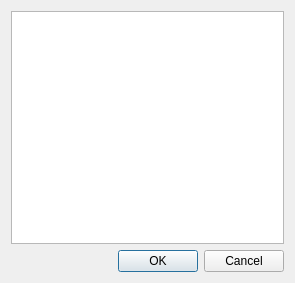
<?xml version="1.0" encoding="UTF-8"?>
<ui version="4.0">
    <class>LookupValueSelector</class>
    <widget class="QDialog" name="LookupValueSelector">
        <property name="geometry">
            <rect>
                <x>0</x>
                <y>0</y>
                <width>295</width>
                <height>283</height>
            </rect>
        </property>
        <property name="windowTitle">
            <string>Lookup Entity Code Selector</string>
        </property>
        <layout class="QVBoxLayout" name="verticalLayout">
            <item>
                <layout class="QVBoxLayout" name="notice_bar"/>
            </item>
            <item>
                <widget class="QTreeView" name="value_list_box">
                    <property name="editTriggers">
                        <set>QAbstractItemView::NoEditTriggers</set>
                    </property>
                    <property name="alternatingRowColors">
                        <bool>true</bool>
                    </property>
                    <property name="rootIsDecorated">
                        <bool>false</bool>
                    </property>
                    <property name="uniformRowHeights">
                        <bool>true</bool>
                    </property>
                </widget>
            </item>
            <item>
                <widget class="QDialogButtonBox" name="buttonBox">
                    <property name="orientation">
                        <enum>Qt::Horizontal</enum>
                    </property>
                    <property name="standardButtons">
                        <set>QDialogButtonBox::Cancel|QDialogButtonBox::Ok</set>
                    </property>
                </widget>
            </item>
        </layout>
    </widget>
    <resources/>
    <connections>
        <connection>
            <sender>buttonBox</sender>
            <signal>accepted()</signal>
            <receiver>LookupValueSelector</receiver>
            <slot>accept()</slot>
            <hints>
                <hint type="sourcelabel">
                    <x>248</x>
                    <y>254</y>
                </hint>
                <hint type="destinationlabel">
                    <x>157</x>
                    <y>274</y>
                </hint>
            </hints>
        </connection>
        <connection>
            <sender>buttonBox</sender>
            <signal>rejected()</signal>
            <receiver>LookupValueSelector</receiver>
            <slot>reject()</slot>
            <hints>
                <hint type="sourcelabel">
                    <x>316</x>
                    <y>260</y>
                </hint>
                <hint type="destinationlabel">
                    <x>286</x>
                    <y>274</y>
                </hint>
            </hints>
        </connection>
    </connections>
</ui>
